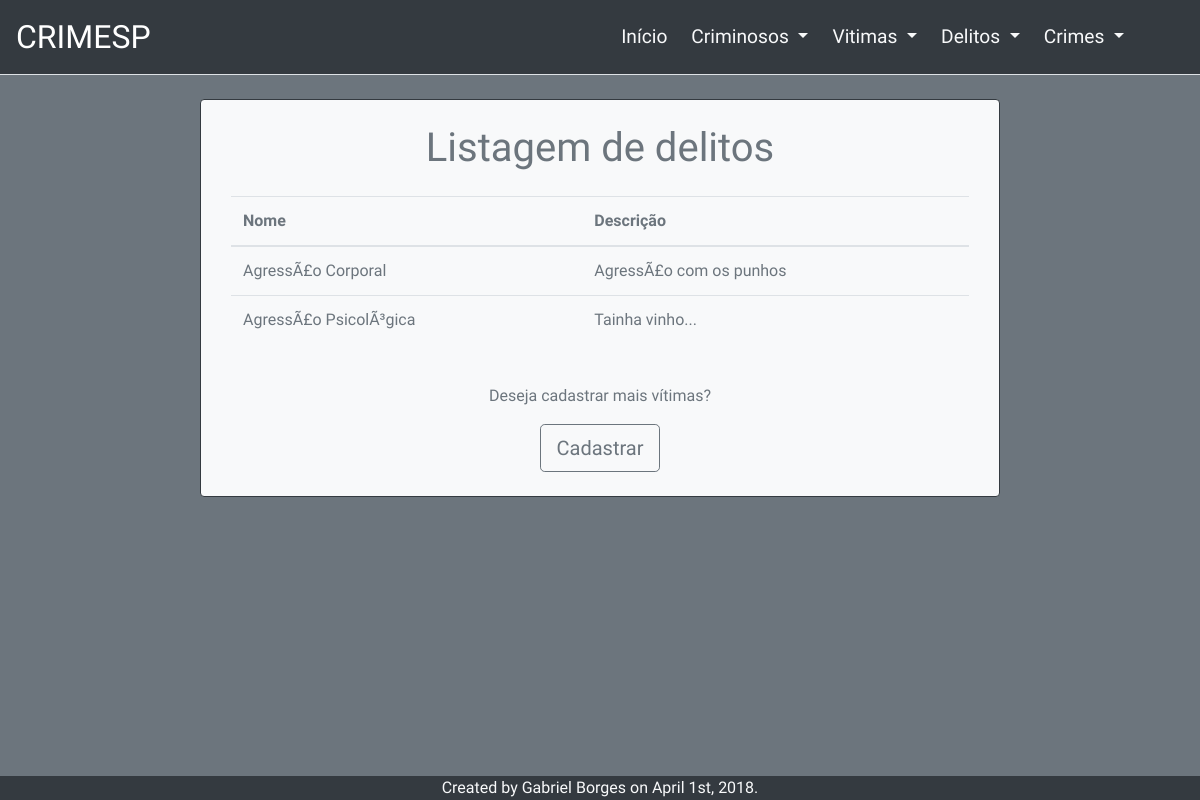
The app's page /listarDelitos.php, older data.
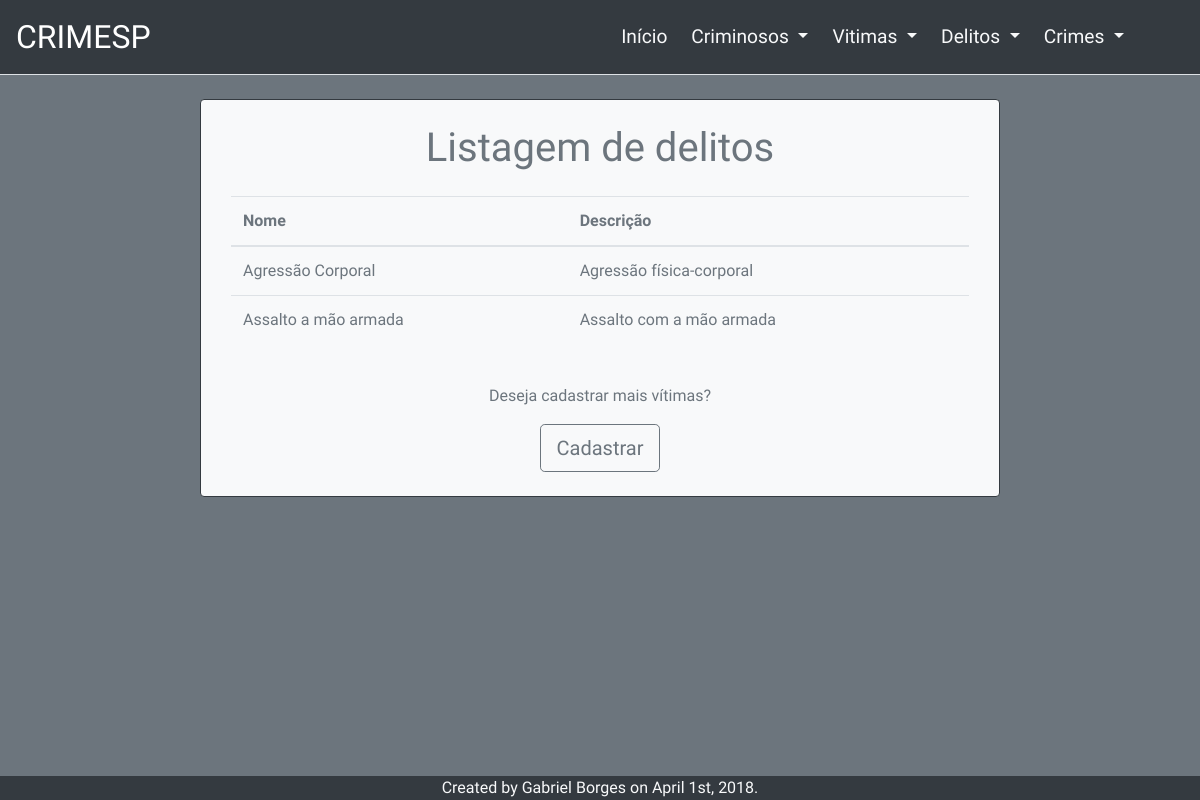
The same page, newer data.
### tables this page shows
CREATE TABLE IF NOT EXISTS `delito` (
  `id` int(11) NOT NULL AUTO_INCREMENT,
  `nome` varchar(80) NOT NULL,
  `descricao` varchar(180) NOT NULL,
  PRIMARY KEY (`id`)
);

### classes/ConexaoPDO.php (called while the page is built, shortened)
<?php
class ConexaoPDO {
    private $builderToExec, $insertBuilder, $selectBuilder, $updateBuilder;
    private $sql, $pdo, $linha, $query, $erro;
    public function getPdo() {
        return $this->pdo;
    }
    public function getQuery() {
        return $this->query;
    }
    public function getErro() {
        return $this->erro;
    }
    public function getBuilderToExec() {
        return $this->builderToExec;
    }
    public function setPdo($pdo) {
        $this->pdo = $pdo;
    }
    public function setQuery($query) {
        $this->query = $query;
    }
    public function setErro($erro) {
        $this->erro = $erro;
    }
    public function setBuilderToExec($builder){
        $this->builderToExec = $builder;
    }
    public function setSelectBuilder($tabela, $tupla = null, $where = null) {
        if (is_null($tupla)) {
            $selectBuilder = "SELECT * FROM $tabela";
        }
        if (!is_null($where)) {
            $selectBuilder .= " WHERE " . $where[0] . " = " . $where[1] . " ;";
        }
        else {
            $selectBuilder .= " ;";
        }
        $this->execBuilder($selectBuilder);
    }
    public function execBuilder($builder) {
        $pdo = $this->getPdo();
        $operation = $this->getBuilderToExec();
        try {
            switch($operation){
                case "update":
                case "select":
                    $query = $pdo->prepare($builder);
                    $query->execute();
                    break;
            }
        } catch (PDOException $e) {
            $this->setErro($e);
        }
    }
}

### classes/Delito.php (called while the page is built, shortened)
<?php
require_once'classes\ConexaoPDO.php';
class Delito{
	private $resultadoPost, $conexao;
    public function getConexao(){
        return $this->conexao;
    }
    public function setConexao($conexao){
        $this->conexao = $conexao;
    }
    public function listarDelito($campos = null, $where = null){
        $conexao = $this->getConexao();
        $tabela = "delito";
        if(is_null($campos)){
            $campos = null;
        }
        if(is_null($where)){
            $where = null;
        }
        $conexao->setSelectBuilder($tabela, $campos, $where);
        if(!$conexao->getErro()){
            return $conexao->getQuery();
        }
    }
}

### listarDelitos.php (the view, shortened to what this page needs)
<?php
include 'header.php';
require_once 'classes/Delito.php';
$vitm = new Delito();
$query = $vitm->listarDelito();
if($vitm->getConexao()->getErro()){
    header("Location:index.php");
}else{
    $countVitm = $query->rowCount();
}
if($countVitm > 0){
    echo'
        <section class="container-fluid mt-4 mb-5">
            <div class="row">
                <div class="col-11 col-md-10 col-lg-8 mx-auto bg-light border border-2 border-dark rounded divForm text-secondary">
                    <h1 class="text-center mt-4 ">Listagem de delitos</h1>
                    <div class="col-12 my-4 mx-auto table-responsive">
                        <table class="table table-hover">
                            <thead>
                                <tr>
                                    <th>Nome</th>
                                    <th>Descrição</th>
                                </tr>
                            </thead>
                            <tbody>';
    $html = "";
    while($linha = $query->fetch(PDO::FETCH_ASSOC)){
        $html.='<tr>';
        $html.='<td>' . $linha['nome'] . '</td>';
        $html.='<td>' . $linha['descricao'] . '</td>';
        $html.='</tr>';
    }
    echo $html;
    echo'                   </tbody>
                        </table>
                    </div>
                    <div class="col-12 mx-auto text-center my-4">
                        <p class="text-secondary">Deseja cadastrar mais vítimas?</p>
                        <a class="btn btn-lg btn-outline-secondary" href="formVitimas.php">Cadastrar</a>
                    </div>
                </div>
            </div>
        </section>
    ';
}
?>
<?php include 'footer.php'?>

Row changes from the older to the newer data that the page shows:
removed delito: nome "AgressÃ£o PsicolÃ³gica", descricao "Tainha vinho..."
changed delito: nome "AgressÃ£o Corporal" → "Agressão Corporal"; descricao "AgressÃ£o com os punhos" → "Agressão física-corporal"
added delito: nome "Assalto a mão armada", descricao "Assalto com a mão armada"
